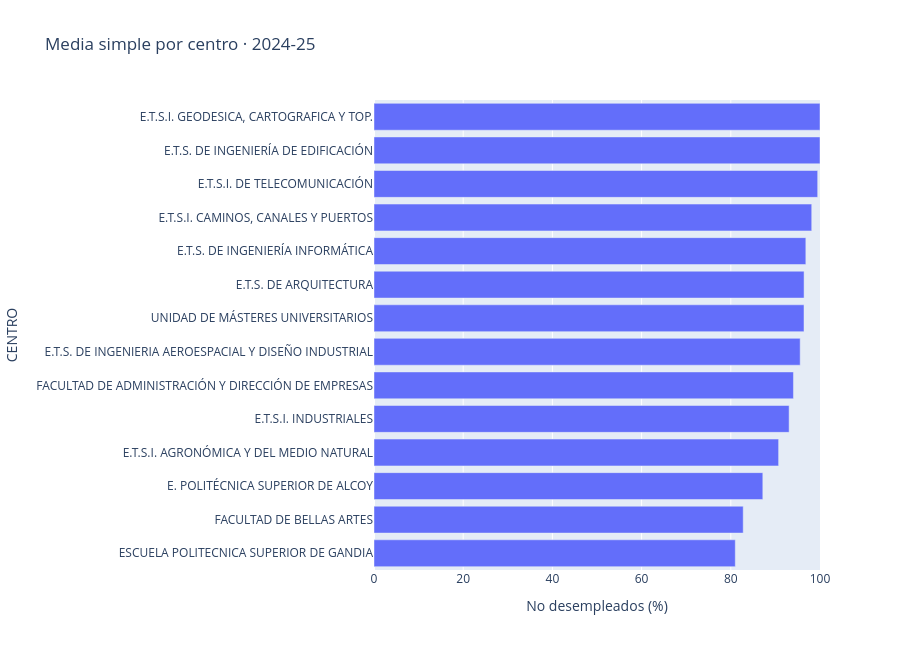

Notebook code cell kept with this figure:
### Markdown cell above
## 3. Comparación por centro y titulación
Se muestra el número de observaciones de cada centro. Los extremos pueden depender de muestras pequeñas, cuyo tamaño no está disponible; estas vistas no son rankings de calidad.

### Code cell
centros = actual.groupby("CENTRO", as_index=False).agg(MEDIA=(VALUE,"mean"), MEDIANA=(VALUE,"median"), REGISTROS=(VALUE,"count"))
display(centros.sort_values("MEDIA", ascending=False))
fig = px.bar(centros.sort_values("MEDIA"), x="MEDIA", y="CENTRO", orientation="h", hover_data=["REGISTROS", "MEDIANA"], title=f"Media simple por centro · {curso_seleccionado}")
fig.update_xaxes(range=[0,100], title="No desempleados (%)")
fig.update_layout(height=650)
display(fig)

### Figure 1 — Plotly figure (JSON) as saved in the notebook; plotly's stock layout.template omitted (floating-point values rounded to 4 significant figures)
{"data": [{"customdata": [[8.0, 90.28], [4.0, 82.5], [10.0, 93.53], [8.0, 90.03], [11.0, 92.59], [6.0, 97.62], [10.0, 97.85], [24.0, 100.0], [4.0, 100.0], [2.0, 96.83], [3.0, 100.0], [4.0, 100.0], [2.0, 100.0], [2.0, 100.0]], "hovertemplate": "MEDIA=%{x}<br>CENTRO=%{y}<br>REGISTROS=%{customdata[0]}<br>MEDIANA=%{customdata[1]}<extra></extra>", "legendgroup": "", "marker": {"color": "#636efa", "pattern": {"shape": ""}}, "name": "", "orientation": "h", "showlegend": false, "textposition": "auto", "x": [81.01, 82.78, 87.18, 90.72, 93.08, 94.05, 95.56, 96.41, 96.43, 96.83, 98.15, 99.48, 100.0, 100.0], "xaxis": "x", "y": ["ESCUELA POLITECNICA SUPERIOR DE GANDIA", "FACULTAD DE BELLAS ARTES", "E. POLITÉCNICA SUPERIOR DE ALCOY", "E.T.S.I. AGRONÓMICA Y DEL MEDIO NATURAL", "E.T.S.I. INDUSTRIALES", "FACULTAD DE ADMINISTRACIÓN Y DIRECCIÓN DE EMPRESAS", "E.T.S. DE INGENIERIA AEROESPACIAL Y DISEÑO INDUSTRIAL", "UNIDAD DE MÁSTERES UNIVERSITARIOS", "E.T.S. DE ARQUITECTURA", "E.T.S. DE INGENIERÍA INFORMÁTICA", "E.T.S.I. CAMINOS, CANALES Y PUERTOS", "E.T.S.I. DE TELECOMUNICACIÓN", "E.T.S. DE INGENIERÍA DE EDIFICACIÓN", "E.T.S.I. GEODESICA, CARTOGRAFICA Y TOP."], "yaxis": "y", "type": "bar"}], "layout": {"xaxis": {"anchor": "y", "domain": [0.0, 1.0], "title": {"text": "No desempleados (%)"}, "range": [0, 100]}, "yaxis": {"anchor": "x", "domain": [0.0, 1.0], "title": {"text": "CENTRO"}}, "legend": {"tracegroupgap": 0}, "title": {"text": "Media simple por centro · 2024-25"}, "barmode": "relative", "height": 650}}
